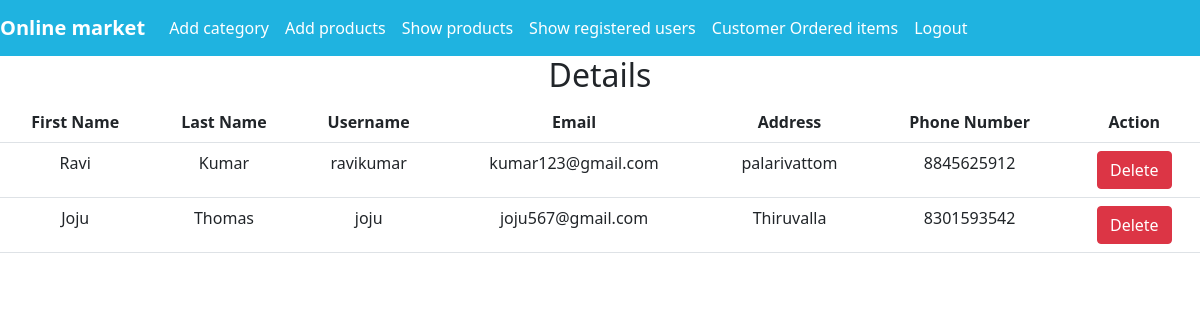
The app's page /showuser with its own data.
### productsapp/models.py (models this page shows, shortened)
class customer(models.Model):
    user=models.ForeignKey(User,on_delete=models.CASCADE,blank=True,null=True)
    phone = models.CharField(max_length=10)
    address=models.CharField(max_length=100)

### productsapp/views.py (the view)
# urls.py: path('showuser',views.showuser,name='showuser'),
def showuser(request):
        det=customer.objects.all()
        return render(request,'showuser.html',{'det':det})

### productsapp/templates/showuser.html
{% extends 'baseadmin.html' %}
{% block body %}
<table  class="table text-center ">
    <h2 align="center">Details</h2>
    <tr>
        <th>First Name</th>
        <th>Last Name</th>
        <th>Username</th>
        <th>Email</th>
        <th>Address</th>
        <th>Phone Number</th>
        <th>Action</th>
    </tr>
    {% for p in det %}
   <tr>
        <td>{{p.user.first_name}}</td>
        <td>{{p.user.last_name}}</td>
        <td>{{p.user.username}}</td>
        <td>{{p.user.email}}</td>
        <td>{{p.address}}</td>
        <td>{{p.phone}}</td>
       <td>
        <a href="{% url 'deleteuser' p.id %}"class="btn btn-danger" >Delete</a></td>
    </tr>
    {% endfor %}
</table>
{% endblock %}

### records on screen
customer: user.first_name "Ravi", user.last_name "Kumar", user.username "ravikumar", user.email "kumar123@gmail.com", address "palarivattom", phone "8845625912"
customer: user.first_name "Joju", user.last_name "Thomas", user.username "joju", user.email "joju567@gmail.com", address "Thiruvalla", phone "8301593542"
